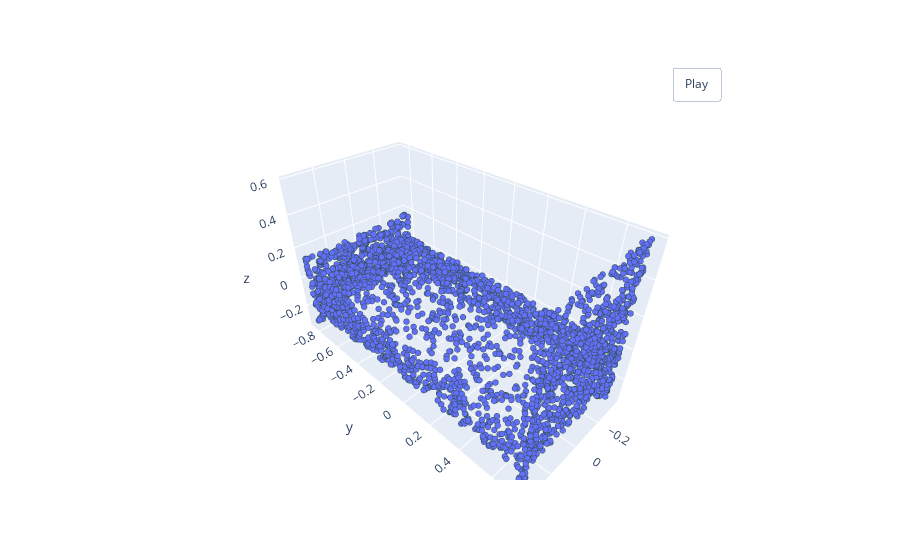

The cell this chart's notebook holds for it:
### Code cell
pcshow(*norm_pointcloud.T)

### Figure 1 — Plotly figure (JSON) as saved in the notebook; plotly's stock layout.template omitted (floating-point values rounded to 4 significant figures; data arrays with more than 128 entries replaced by an {"elided": "..."} marker saying what was removed)
{"data": [{"marker": {"line": {"color": "DarkSlateGrey", "width": 2}, "size": 2}, "mode": "markers", "type": "scatter3d", "x": {"elided": "3000 float values"}, "y": {"elided": "3000 float values"}, "z": {"elided": "3000 float values"}}], "layout": {"updatemenus": [{"buttons": [{"args": [null, {"frame": {"duration": 50, "redraw": true}, "fromcurrent": true, "mode": "immediate", "transition": {"duration": 0}}], "label": "Play", "method": "animate"}], "pad": {"r": 10, "t": 45}, "showactive": false, "type": "buttons", "x": 0.8, "xanchor": "left", "y": 1, "yanchor": "bottom"}]}}
